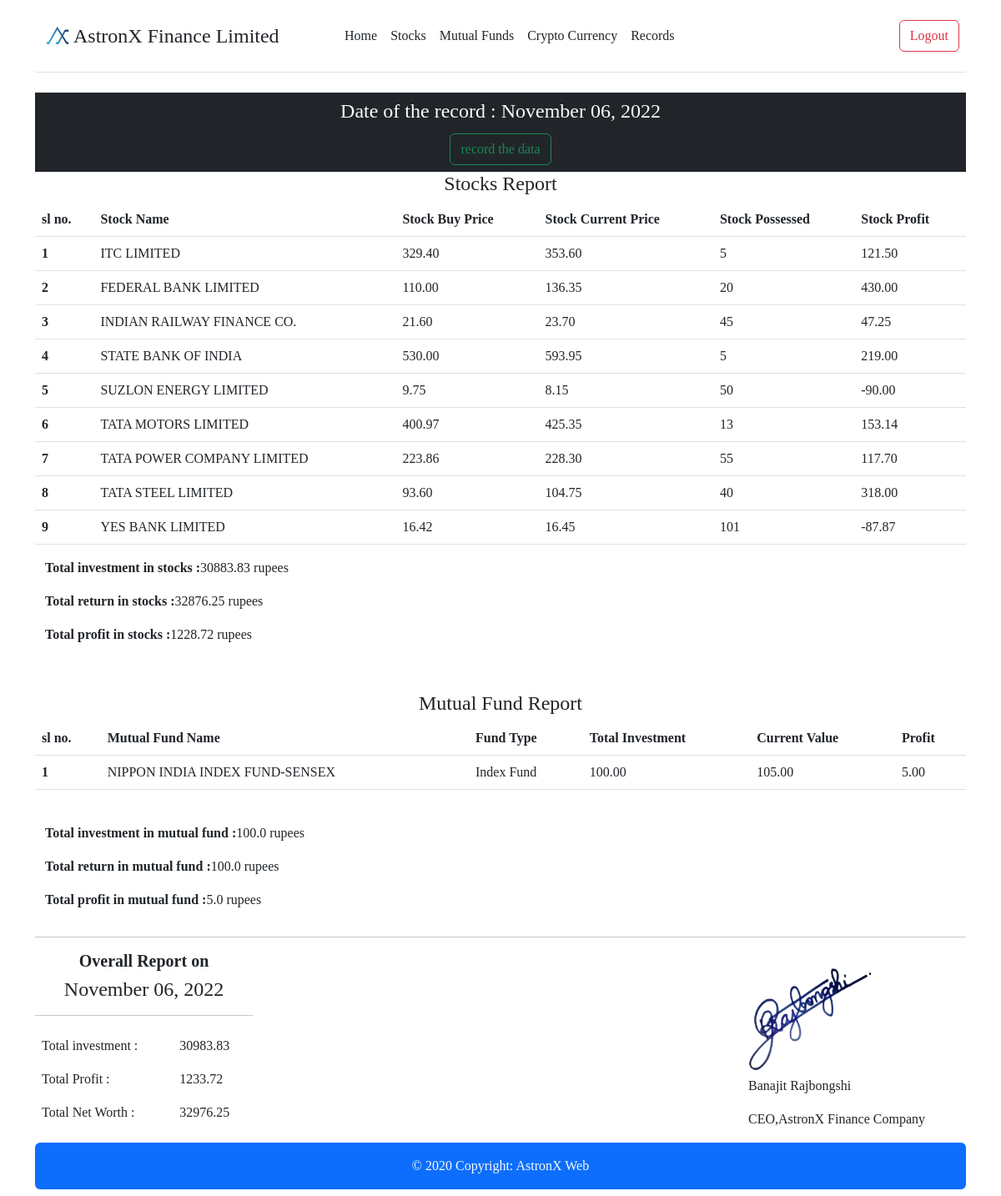
The page /records (signed in) on the database its author committed.
### main/models.py (models this page shows, shortened)
class stock_directory(models.Model):
    stock_name_in_database=models.CharField(default='',max_length=30)
    stock_symbol_in_database=models.CharField(default='',max_length=30)
    stock_buy_price_in_database=models.DecimalField(default=0,max_digits=10, decimal_places=2)
    stock_current_price_in_database=models.DecimalField(default=0,max_digits=10, decimal_places=2)
    stock_profit_in_database=models.DecimalField(default=0,max_digits=10, decimal_places=2)
    stock_amount_in_database=models.IntegerField()
    stock_created_time_in_database=models.DateTimeField(auto_now_add=True)

class mutual_fund_directory(models.Model):
    mutual_fund_name_in_database=models.CharField(default='',max_length=30)
    mutual_fund_type_in_database=models.CharField(default='',max_length=30)
    mutual_fund_created_time_in_database=models.DateTimeField(auto_now_add=True)
    mutual_investment_in_database=models.DecimalField(default=0,max_digits=10, decimal_places=2)
    mutual_fund_return_in_database=models.DecimalField(default=0,max_digits=10, decimal_places=2)
    mutual_fund_profit_in_database=models.DecimalField(default=0,max_digits=10, decimal_places=2)

### main/views.py (the view)
# urls.py: path('records',views.records,name='records'),
@login_required
def records(request,*args, **kwargs):
    today_data = date.today()
    dd=today_data.strftime("%B %d, %Y")
    stock_data=stock_directory.objects.all()
    fund_data=mutual_fund_directory.objects.all()
    stock_invetsted=[]
    stock_return=[]
    stock_profit=[]
    fund_invetsted=[]
    fund_return=[]
    fund_profit=[]
    for i in stock_data:
        stock_invetsted.append((float(i.stock_buy_price_in_database)*float(i.stock_amount_in_database)))
        stock_return.append((float(i.stock_current_price_in_database)*float(i.stock_amount_in_database)))
        stock_profit.append(float(i.stock_profit_in_database))
    for i in fund_data:
        fund_invetsted.append(float(i.mutual_investment_in_database))
        fund_return.append(float(i.mutual_investment_in_database))
        fund_profit.append(float(i.mutual_fund_profit_in_database))
    total_investment=sum(stock_invetsted)+sum(fund_invetsted)
    total_return=sum(fund_return)+sum(stock_return)
    total_profit=sum(stock_profit)+sum(fund_profit)
    context={
        'datetime':dd,
        'stockline':stock_data,
        'fundline':fund_data,
        'st_investment':round(sum(stock_invetsted),2),
        'st_return':round(sum(stock_return),2),
        'st_profit':round(sum(stock_profit),2),
        'mf_investment':(sum(fund_invetsted)),
        'mf_return':(sum(fund_return)),
        'mf_profit':(sum(fund_profit)),
        'ttin':total_investment,
        'ttpr':round(total_profit,2),
        'ntwr':total_return
    }
    return render(request,'records.html',context)

### templates/records.html (shortened to what this page needs)
{% extends 'base.html' %}
{% load static %}
{% block body %}
<div class="container">
    <div class="fluid bg-dark">
        <center>
            <h4 class="text-light m-1 p-2">Date of the record : {{datetime}}</h4><a href="{% url 'record_history' %}"><button type="button" class="btn btn-outline-success mb-2">record the data</button></a>
        </center>
    </div>
    <div class="fluid">
        <center>
            <h4>Stocks Report</h4>
        </center>
        <table class="table">
            <thead>
                <tr>
                    <th scope="col">sl no.</th>
                    <th scope="col">Stock Name</th>
                    <th scope="col">Stock Buy Price</th>
                    <th scope="col">Stock Current Price</th>
                    <th scope="col">Stock Possessed</th>
                    <th scope="col">Stock Profit</th>
                </tr>
            </thead>
            <tbody>
                {% for i in stockline %}
                <tr>
                    <th scope="row"> {{forloop.counter}} </th>
                    <td>{{i.stock_name_in_database}}</td>
                    <td>{{i.stock_buy_price_in_database}}</td>
                    <td>{{i.stock_current_price_in_database}}</td>
                    <td>{{i.stock_amount_in_database}}</td>
                    <td>{{i.stock_profit_in_database}}</td>
                </tr>
                {% endfor %}
            </tbody>
        </table>
        <div class="container">
            <table class="table">
                <tbody>
                    <tr>
                        <p><b>Total investment in stocks :</b>{{st_investment}} rupees</p>
                        <p><b>Total return in stocks :</b>{{st_return}} rupees</p>
                        <p><b>Total profit in stocks :</b>{{st_profit}} rupees</p>
                    </tr>
                </tbody>
            </table>
        </div>
    </div>
    <br>
    <div class="fluid">
        <center>
            <h4>Mutual Fund Report</h4>
        </center>
        <table class="table">
            <thead>
                <tr>
                    <th scope="col">sl no.</th>
                    <th scope="col">Mutual Fund Name</th>
                    <th scope="col">Fund Type</th>
                    <th scope="col">Total Investment</th>
                    <th scope="col">Current Value</th>
                    <th scope="col">Profit</th>
                </tr>
            </thead>
            <tbody>
                {% for i in fundline %}
                <tr>
                    <th scope="row"> {{forloop.counter}} </th>
                    <td>{{i.mutual_fund_name_in_database}}</td>
                    <td>{{i.mutual_fund_type_in_database}}</td>
                    <td>{{i.mutual_investment_in_database}}</td>
                    <td>{{i.mutual_fund_return_in_database}}</td>
                    <td>{{i.mutual_fund_profit_in_database}}</td>
                </tr>
                {% endfor %}
            </tbody>
        </table>
        <br>
        <div class="container">
            <table class="table">
                <tbody>
                    <tr>
                        <p><b>Total investment in mutual fund :</b>{{mf_investment}} rupees</p>
                        <p><b>Total return in mutual fund :</b>{{mf_return}} rupees</p>
                        <p><b>Total profit in mutual fund :</b>{{mf_profit}} rupees</p>
                    </tr>
                </tbody>
            </table>
        </div>
        <hr>
    </div>
    <div class="fluid">
        <div class="row">
            <div class="col-lg-3 col-sm-12">
                <center><h5><b>Overall Report on</b></h5>
                    <h4>{{datetime}}</h4></center>
                    <hr>
                <table class="table table-borderless">
                    <tbody>
                        <tr>
                            <td>
                                Total investment :
                            </td>
                            <td>
                                {{ttin}}
                            </td>
                        </tr>
                        <tr>
                            <td>
                                Total Profit :
                            </td>
                            <td>
                                {{ttpr}}
                            </td>
                        </tr>
                        <tr>
                            <td>
                                Total Net Worth :
                            </td>
                            <td>
                                {{ntwr}}
                            </td>
                        </tr>
                    </tbody>
                </table>
            </div>
            <div class="col-lg-3 col-sm-12"></div>
            <div class="col-lg-3 col-sm-12"></div>
            <div class="col-lg-3 col-sm-12">
                <img src="{% static 'images/SIGNATURE.png' %}" alt="CEO signature" id="sign">
                <p>Banajit Rajbongshi</p>
                <p>CEO,AstronX Finance Company</p>
            </div>
        </div>
    </div>
</div>
{% endblock body %}

### templates/base.html (shortened to what this page needs)
{% load static %}
<!DOCTYPE html>
<html lang="en">
<head>
    <link rel="stylesheet" href="{% static 'css/bootstrap.css' %}">
</head>
<body>
    <div class="container">
        <header
            class="d-flex flex-wrap align-items-center justify-content-center justify-content-md-between py-3 mb-4 border-bottom">
            <a href="/" class="d-flex align-items-center text-dark text-decoration-none m-2">
                <span class="m-1"><img src="{% static 'images/logos/logo.png' %}" alt="This is the logo of the company"
                        width="30" height="24"></span>
                <span class="fs-4" id="logo-font"> AstronX Finance Limited</span>
            </a>
            <ul class="nav col-12 col-md-auto mb-2 justify-content-center mb-md-0">
                <li><a href="{% url 'index' %}" class="nav-link px-2 link-dark">Home</a></li>
                <li><a href="{% url 'stocks' %}" class="nav-link px-2 link-dark">Stocks</a></li>
                <li><a href="{% url 'mutual_fund' %}" class="nav-link px-2 link-dark">Mutual Funds</a></li>
                <li><a href="#" class="nav-link px-2 link-dark">Crypto Currency</a></li>
                <li><a href="{% url 'records' %}" class="nav-link px-2 link-dark">Records</a></li>
            </ul>
            <div class="col-sm-12 col-md-3 text-end">
                {% if user.is_authenticated %}
                <a href="{% url 'logout_user' %}"><button type="button"
                        class="btn btn-outline-danger m-2">Logout</button></a>
                {% else %}
                <a href="{% url 'login_user' %}"><button type="button" class="btn btn-outline-primary m-2">Admin
                        Login</button></a>
                {% endif %}
            </div>
        </header>
    </div>
    {% block body %}
    {% endblock body %}
    <div class="container">
        <div class="fluid">
            <div class="col-lg-12 col-sm-12 bg-primary text-light rounded mb-2">
                <div class="text-center p-3">
                    © 2020 Copyright: AstronX Web
                </div>
            </div>
        </div>
    </div>
</body>
</html>

### templates/base.html (style rules this page uses)
body { font-family: 'Times New Roman', Times, serif; }

### templates/records.html (style rules this page uses)
#sign { height:150px; width:150px; }

### rows shown on the page
stock_directory: stock_name_in_database "ITC LIMITED", stock_buy_price_in_database "329.40", stock_current_price_in_database "353.60", stock_amount_in_database "5", stock_profit_in_database "121.50"
stock_directory: stock_name_in_database "FEDERAL BANK LIMITED", stock_buy_price_in_database "110.00", stock_current_price_in_database "136.35", stock_amount_in_database "20", stock_profit_in_database "430.00"
stock_directory: stock_name_in_database "INDIAN RAILWAY FINANCE CO.", stock_buy_price_in_database "21.60", stock_current_price_in_database "23.70", stock_amount_in_database "45", stock_profit_in_database "47.25"
stock_directory: stock_name_in_database "STATE BANK OF INDIA", stock_buy_price_in_database "530.00", stock_current_price_in_database "593.95", stock_amount_in_database "5", stock_profit_in_database "219.00"
stock_directory: stock_name_in_database "SUZLON ENERGY LIMITED", stock_buy_price_in_database "9.75", stock_current_price_in_database "8.15", stock_amount_in_database "50", stock_profit_in_database "-90.00"
stock_directory: stock_name_in_database "TATA MOTORS LIMITED", stock_buy_price_in_database "400.97", stock_current_price_in_database "425.35", stock_amount_in_database "13", stock_profit_in_database "153.14"
stock_directory: stock_name_in_database "TATA POWER COMPANY LIMITED", stock_buy_price_in_database "223.86", stock_current_price_in_database "228.30", stock_amount_in_database "55", stock_profit_in_database "117.70"
stock_directory: stock_name_in_database "TATA STEEL LIMITED", stock_buy_price_in_database "93.60", stock_current_price_in_database "104.75", stock_amount_in_database "40", stock_profit_in_database "318.00"
stock_directory: stock_name_in_database "YES BANK LIMITED", stock_buy_price_in_database "16.42", stock_current_price_in_database "16.45", stock_amount_in_database "101", stock_profit_in_database "-87.87"
mutual_fund_directory: mutual_fund_name_in_database "NIPPON INDIA INDEX FUND-SENSEX", mutual_fund_type_in_database "Index Fund", mutual_investment_in_database "100.00", mutual_fund_return_in_database "105.00", mutual_fund_profit_in_database "5.00"

### other values the page prints
{{ st_investment }} "30883.83"
{{ st_return }} "32876.25"
{{ st_profit }} "1228.72"
{{ mf_investment }} "100.0"
{{ mf_return }} "100.0"
{{ mf_profit }} "5.0"
{{ ttin }} "30983.83"
{{ ttpr }} "1233.72"
{{ ntwr }} "32976.25"
